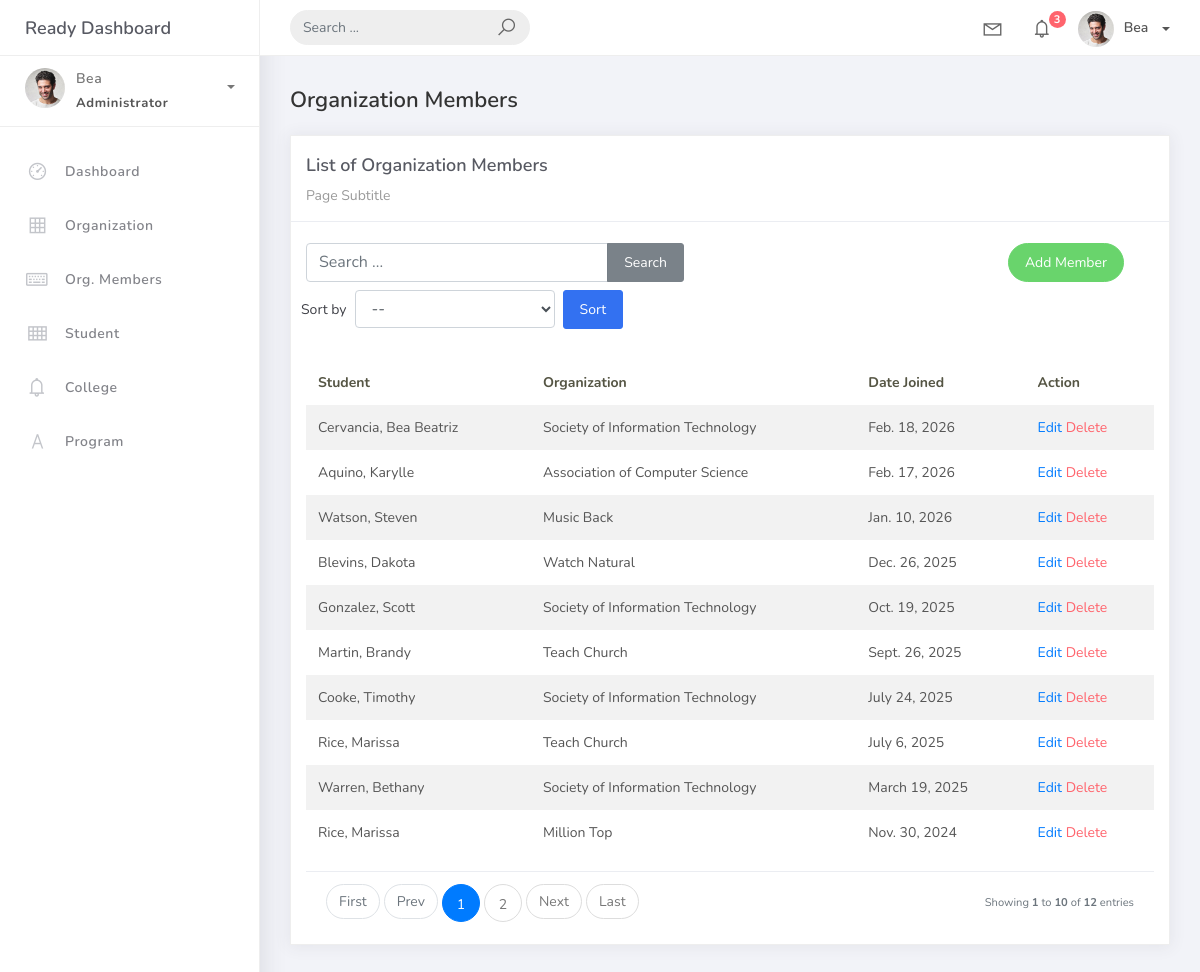
The page /orgmember_list (signed in) on the database its author committed.
### studentorg/models.py (models this page shows, shortened)
class BaseModel(models.Model):
    created_at = models.DateTimeField(auto_now_add=True, db_index=True)
    updated_at = models.DateTimeField(auto_now=True)
    class Meta:
        abstract = True

class OrgMember(BaseModel):
   student = models.ForeignKey(Student, on_delete=models.CASCADE)
   organization = models.ForeignKey(Organization, on_delete=models.CASCADE)
   date_joined = models.DateField()

class Student(BaseModel):
    student_id = models.CharField(max_length=15)
    lastname = models.CharField(max_length=25)
    firstname = models.CharField(max_length=25)
    middlename = models.CharField(max_length=25, blank=True, null=True)
    program = models.ForeignKey(Program, on_delete=models.CASCADE)
    def __str__(self):
        return f"{self.lastname}, {self.firstname}"

class Organization(BaseModel):
    name = models.CharField(max_length=250)
    college = models.ForeignKey(College, null=True, blank=True, on_delete=models.CASCADE)
    description = models.CharField(max_length=500)
    def __str__(self):
        return self.name

### studentorg/views.py (the view)
# urls.py: path('orgmember_list', OrgMemberList.as_view(), name='orgmember-list'),
class OrgMemberList(LoginRequiredMixin, ListView):
    model = OrgMember
    context_object_name = 'orgmember'
    template_name = 'orgmember_list.html'
    paginate_by = 10
    ordering = ['-date_joined']
    def get_queryset(self):
        qs = super().get_queryset()
        query = self.request.GET.get('q')
        if query:
            qs = qs.filter(
                Q(student__firstname__icontains=query) |
                Q(student__lastname__icontains=query) |
                Q(organization__name__icontains=query)
            )
        return qs
    def get_ordering(self):
        allowed = ['student__lastname', '-student__lastname',
                   'student__firstname', '-student__firstname',
                   'date_joined', '-date_joined']
        sort_by = self.request.GET.get('sort_by')
        if sort_by in allowed:
            return sort_by
        return super().get_ordering()

### Templates/orgmember_list.html (shortened to what this page needs)
{% extends "base.html" %}
{% load static %}
{% block content %}
<div class="content">
    <div class="container-fluid">
        <h4 class="page-title">Organization Members</h4>
        <div class="row">
            <div class="col-md-12">
                <div class="card">
                    <div class="card-header">
                        <div class="card-title">List of Organization Members</div>
                        <div class="card-category">Page Subtitle</div>
                    </div>
<br />
        <div class="col-md-12 row">
         <div class="col-md-6">
          <form class="navbar-left navbar-form mr-md-3" action="{% url 'orgmember-list' %}" method="get">
            <div class="input-group mb-2">
              <input type="text" placeholder="Search ..." class="form-control" name="q" value="{{ request.GET.q }}" />
              <div class="input-group-append">
                <button class="btn btn-secondary" type="submit">Search</button>
              </div>
            </div>
            <div class="form-row align-items-center">
              <label class="mr-2 mb-0">Sort by</label>
              <select name="sort_by" class="form-control mr-2" style="max-width:200px;">
                <option value="">--</option>
              </select>
              <button class="btn btn-primary" type="submit">Sort</button>
            </div>
          </form>
         </div>
         <div class="col-md-6">
          <div class="pull-right">
           <a href="{% url 'orgmember-add' %}" class="btn btn-success btn-rounded">Add Member</a>
         </div>
        </div>
       </div>
                    <div class="card-body">
                        <table class="table table-striped mt-3">
                            <thead>
                                <tr>
                                    <th scope="col">Student</th>
<th scope="col">Organization</th>
<th scope="col">Date Joined</th>
<th scope="col">Action</th>
                                </tr>
                            </thead>
                            <tbody>
                                {% for object in object_list %}
                                <tr>
                                    <td>{{ object.student }}</td>
                                    <td>{{ object.organization }}</td>
                                    <td>{{ object.date_joined }}</td>
                                    <td>
                                     <a href="{% url 'orgmember-update' object.id %}">Edit</a>
                                     <a href="{% url 'orgmember-delete' object.id %}" class="text-danger">Delete</a>
                                    </td>
                                    </tr>
                                {% empty %}
                                <tr>
                                    <td colspan="4" style="text-align: center">
                                      <p class="text-sm font-weight-bold mb-0">No Records Found</p>
                                    </td>
                                </tr>
                                {% endfor %}
                            </tbody>
                        </table>
                        {% include "includes/pagination.html" %}
                    </div>
                </div>
            </div>
        </div>
    </div>
</div>
{% endblock %}

### Templates/base.html (shortened to what this page needs)
{% load static %}
<!DOCTYPE html>
<html>
<head>
	<link rel="stylesheet" href="{% static 'css/bootstrap.min.css' %}">
	<link rel="stylesheet" href="{% static 'css/ready.css' %}">
    <link rel="stylesheet" href="{% static 'css/demo.css' %}">
</head>
<body>
	<div class="wrapper">
		<div class="main-header">
			<div class="logo-header">
					<a href="{% url 'home' %}" class="logo">
					Ready Dashboard
				</a>
			</div>
			<nav class="navbar navbar-header navbar-expand-lg">
				<div class="container-fluid">
					<form class="navbar-left navbar-form nav-search mr-md-3" action="">
						<div class="input-group">
							<input type="text" placeholder="Search ..." class="form-control">
							<div class="input-group-append">
								<span class="input-group-text">
									<i class="la la-search search-icon"></i>
								</span>
							</div>
						</div>
					</form>
					<ul class="navbar-nav topbar-nav ml-md-auto align-items-center">
						<li class="nav-item dropdown hidden-caret">
							<a class="nav-link dropdown-toggle" href="#" id="navbarDropdown" role="button" data-toggle="dropdown" aria-haspopup="true" aria-expanded="false">
								<i class="la la-envelope"></i>
							</a>
						</li>
						<li class="nav-item dropdown hidden-caret">
							<a class="nav-link dropdown-toggle" href="#" id="navbarDropdown" role="button" data-toggle="dropdown" aria-haspopup="true" aria-expanded="false">
								<i class="la la-bell"></i>
								<span class="notification">3</span>
							</a>
						</li>
						<li class="nav-item dropdown">
							<a class="dropdown-toggle profile-pic" data-toggle="dropdown" href="#" aria-expanded="false"> <img src="{% static 'img/profile.jpg' %}" alt="user-img" width="36" class="img-circle"><span>{{ request.user.username }}</span></span> </a>
							</li>
						</ul>
					</div>
				</nav>
			</div>
			<div class="sidebar">
				<div class="scrollbar-inner sidebar-wrapper">
					<div class="user">
						<div class="photo">
							<img src="{% static 'img/profile.jpg' %}">
						</div>
						<div class="info">
							<a class="" data-toggle="collapse" href="#collapseExample" aria-expanded="true">
								<span>
									{{ request.user.username }}
									<span class="user-level">Administrator</span>
									<span class="caret"></span>
								</span>
							</a>
						</div>
					</div>
					<ul class="nav">
						<li class="nav-item">
							<a href="{% url 'home' %}">
								<i class="la la-dashboard"></i>
								<p>Dashboard</p>
							</a>
						</li>
						<li class="nav-item">
							<a href="{% url 'organization-list' %}">
								<i class="la la-table"></i>
								<p>Organization</p>
							</a>
						</li>
						<li class="nav-item">
							<a href="{% url 'orgmember-list' %}">
								<i class="la la-keyboard-o"></i>
								<p>Org. Members</p>
							</a>
						</li>
						<li class="nav-item">
							<a href="{% url 'student-list' %}">
								<i class="la la-th"></i>
								<p>Student</p>
							</a>
						</li>
						<li class="nav-item">
							<a href="{% url 'college-list' %}">
								<i class="la la-bell"></i>
								<p>College</p>
							</a>
						</li>
					<li class="nav-item">
						<a href="{% url 'program-list' %}">
							<i class="la la-font"></i>
							<p>Program</p>
							</a>
						</li>
					</ul>
				</div>
			</div>
			<div class="main-panel">
				{% block content %}
                {% endblock %}
</body>
</html>

### rows shown on the page
OrgMember: student "Cervancia, Bea Beatriz", organization "Society of Information Technology", date_joined "Feb. 18, 2026"
OrgMember: student "Aquino, Karylle", organization "Association of Computer Science", date_joined "Feb. 17, 2026"
OrgMember: student "Watson, Steven", organization "Music Back", date_joined "Jan. 10, 2026"
OrgMember: student "Blevins, Dakota", organization "Watch Natural", date_joined "Dec. 26, 2025"
OrgMember: student "Gonzalez, Scott", organization "Society of Information Technology", date_joined "Oct. 19, 2025"
OrgMember: student "Martin, Brandy", organization "Teach Church", date_joined "Sept. 26, 2025"
OrgMember: student "Cooke, Timothy", organization "Society of Information Technology", date_joined "July 24, 2025"
OrgMember: student "Rice, Marissa", organization "Teach Church", date_joined "July 6, 2025"
OrgMember: student "Warren, Bethany", organization "Society of Information Technology", date_joined "March 19, 2025"
OrgMember: student "Rice, Marissa", organization "Million Top", date_joined "Nov. 30, 2024"

### other values the page prints
{{ request.user.username }} "Bea"
{{ page_num }} "1" "2"
{{ page_obj.start_index }} "1"
{{ page_obj.end_index }} "10"
{{ paginator.count }} "12"
